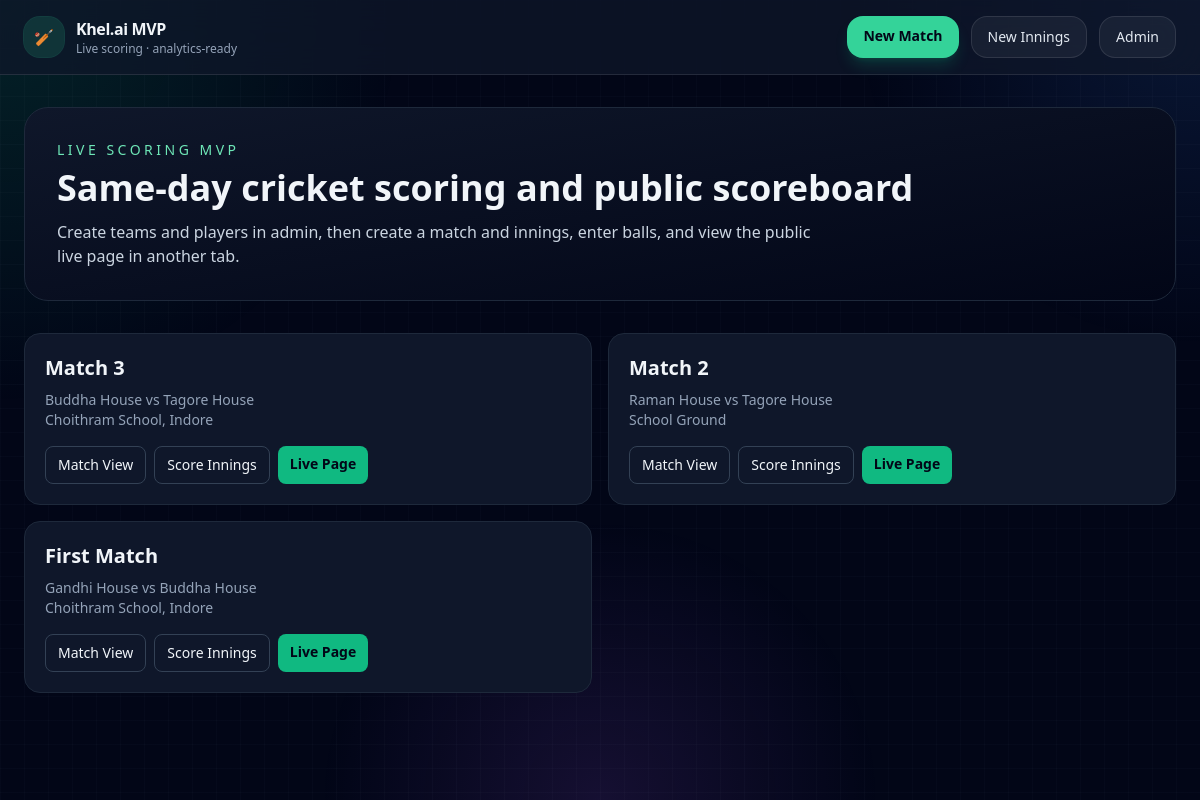
The page / on the database its author committed.
### matches/models.py (models this page shows, shortened)
class Match(models.Model):
    title = models.CharField(max_length=200)
    tournament_name = models.CharField(max_length=200, blank=True)
    venue = models.CharField(max_length=200, blank=True)
    match_date = models.DateField(null=True, blank=True)
    team_1 = models.ForeignKey(Team, on_delete=models.CASCADE, related_name="home_matches")
    team_2 = models.ForeignKey(Team, on_delete=models.CASCADE, related_name="away_matches")
    toss_winner = models.ForeignKey(
        Team,
        on_delete=models.SET_NULL,
        null=True,
        blank=True,
        related_name="toss_wins"
    )
    toss_decision = models.CharField(max_length=20, blank=True)
    status = models.CharField(max_length=30, default="live")
    stream_url = models.URLField(blank=True)
    class Meta:
        ordering = ["-id"]
    def get_absolute_url(self):
        return reverse("match_detail", args=[self.pk])

class Team(models.Model):
    name = models.CharField(max_length=120, unique=True)
    short_name = models.CharField(max_length=12, blank=True)

### matches/views.py (the view)
# urls.py: 2. Add a URL to urlpatterns:  path('', views.home, name='home')
def home(request):
    matches = Match.objects.select_related("team_1", "team_2").all()[:10]
    return render(request, "matches/home.html", {"matches": matches})

### matches/templates/matches/home.html (shortened to what this page needs)
{% extends "matches/base.html" %}
{% block content %}
<section class="mb-8 rounded-3xl border border-slate-800 bg-gradient-to-br from-slate-900 to-slate-950 p-8">
  <p class="mb-2 text-sm uppercase tracking-[0.25em] text-emerald-300">Live Scoring MVP</p>
  <h1 class="mb-3 text-4xl font-bold">Same-day cricket scoring and public scoreboard</h1>
  <p class="max-w-3xl text-slate-300">
    Create teams and players in admin, then create a match and innings, enter balls, and view the public live page in another tab.
  </p>
</section>
<section class="grid gap-4 md:grid-cols-2 xl:grid-cols-3">
  {% for match in matches %}
    <article class="rounded-2xl border border-slate-800 bg-slate-900 p-5">
      <h2 class="text-xl font-semibold">{{ match.title }}</h2>
      <p class="mt-2 text-sm text-slate-400">{{ match.team_1.name }} vs {{ match.team_2.name }}</p>
      <p class="text-sm text-slate-400">{{ match.venue }}</p>
      <div class="mt-4 flex flex-wrap gap-2">
        <a href="{{ match.get_absolute_url }}" class="rounded-lg border border-slate-700 px-3 py-2 text-sm">
          Match View
        </a>
        {% with latest=match.innings.last %}
          {% if latest %}
            <a href="{% url 'innings_scoring' latest.pk %}" class="rounded-lg border border-slate-700 px-3 py-2 text-sm">
              Score Innings
            </a>
            <a href="{% url 'live_match' match.pk %}" class="rounded-lg bg-emerald-500 px-3 py-2 text-sm font-semibold text-slate-950">
              Live Page
            </a>
          {% endif %}
        {% endwith %}
      </div>
    </article>
  {% empty %}
    <div class="rounded-2xl border border-dashed border-slate-700 bg-slate-900 p-6 text-slate-300">
      No matches yet.
    </div>
  {% endfor %}
</section>
{% endblock %}

### rows shown on the page
Match: title "Match 3", team_1.name "Buddha House", team_2.name "Tagore House", venue "Choithram School, Indore"
Match: title "Match 2", team_1.name "Raman House", team_2.name "Tagore House", venue "School Ground"
Match: title "First Match", team_1.name "Gandhi House", team_2.name "Buddha House", venue "Choithram School, Indore"
